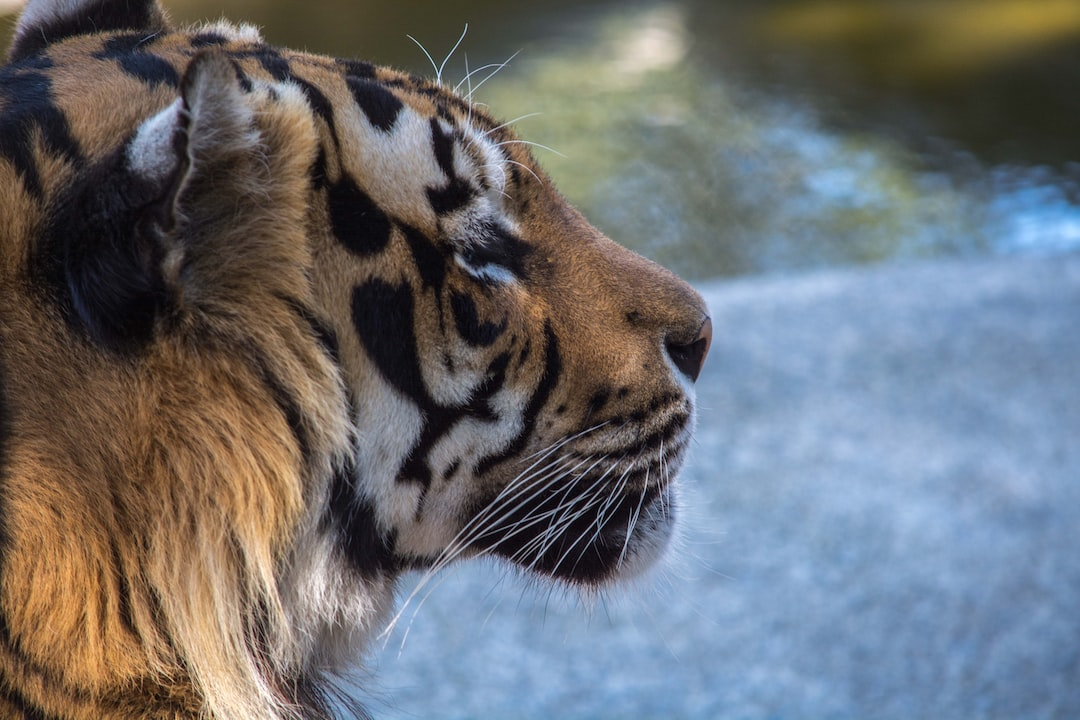
#> input picture asserts/tigre.jpg, 1080 x 720 px, found by its file name
$ python tutorial2.py
#> lines starting #> are read from the running program, lines starting #| are printed output that depends on the picture; after the words box and inside, x2 and y2 are one past the last pixel; in counts of white or black regions, pixels touching at a corner belong together
import cv2
import random
img = cv2.imread('D:/OpenCV/tutorial/asserts/tigre.jpg',-1)
#> img is the input picture: shape (720, 1080, 3); mean B, G, R 113.7, 110, 107.9

tag = img[500:700, 600:900]
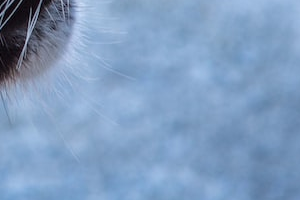
#> tag: shape (200, 300, 3); mean B, G, R 191.7, 156.6, 127.7
print(type(img))#structure d'un image: un array compose des arrays des lignes, chaque ligne compose des arrays de pixel, chaque pixel est composé de trois valeur: blue, green, red
#| <class 'numpy.ndarray'>
print(img.shape)#height width,channels
#| (720, 1080, 3)
print(img[0])
#> (printed output is left out)
img[100:300,650:950] = tag
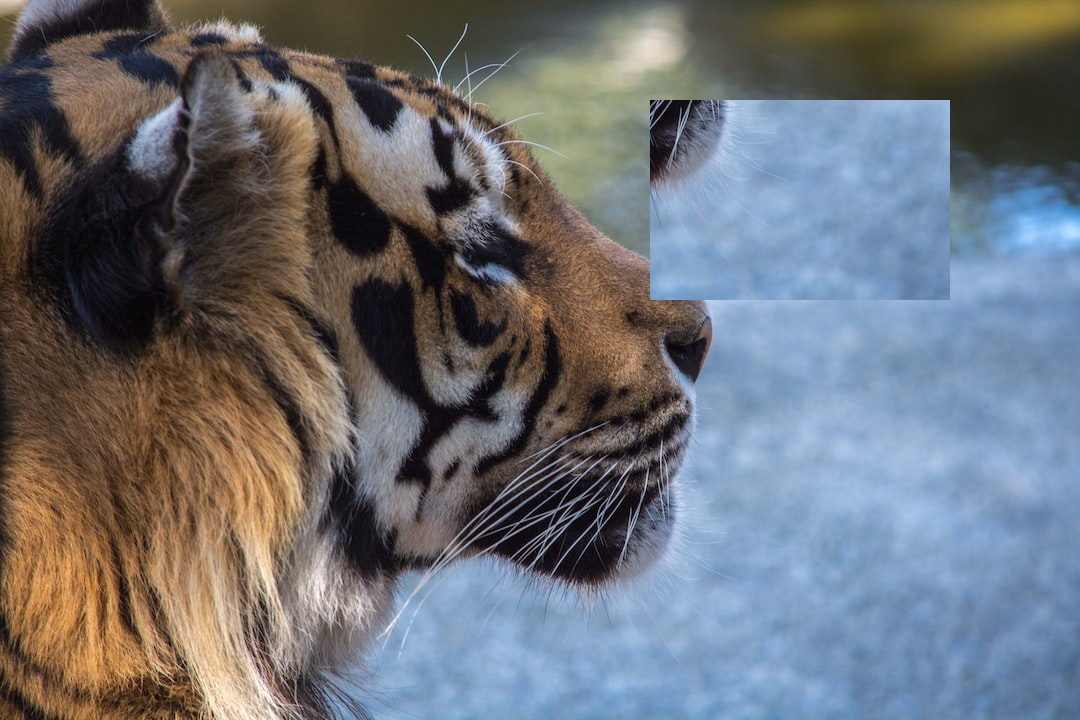
#> img: shape (720, 1080, 3); 7.72% of pixels changed, all inside (x1, y1, x2, y2) = (650, 100, 950, 300)

print(img[257][45:400])
#> (printed output is left out)
for i in range(100):
    for j in range(img.shape[1]):
        img[i][j] = [random.randint(0,255), random.randint(0,255), random.randint(0,255)]
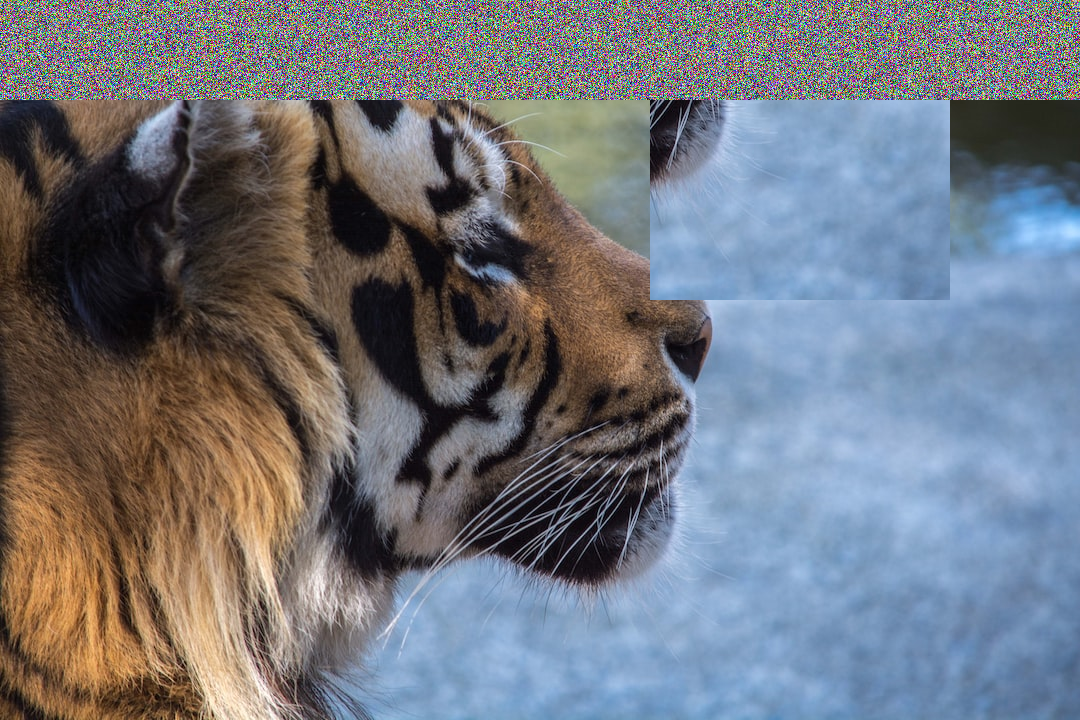
#> img: shape (720, 1080, 3); 13.89% of pixels changed, all inside (x1, y1, x2, y2) = (0, 0, 1080, 100)
if img is not None:
    # Afficher l'image
    cv2.imshow('Image', img)
    cv2.waitKey(0)
    cv2.destroyAllWindows()
else:
    print("L'image n'a pas été chargée correctement.")

# Error: Please select a valid Python interpreter

$ run again, with asserts/FamilleSunset.jpeg copied over asserts/tigre.jpg
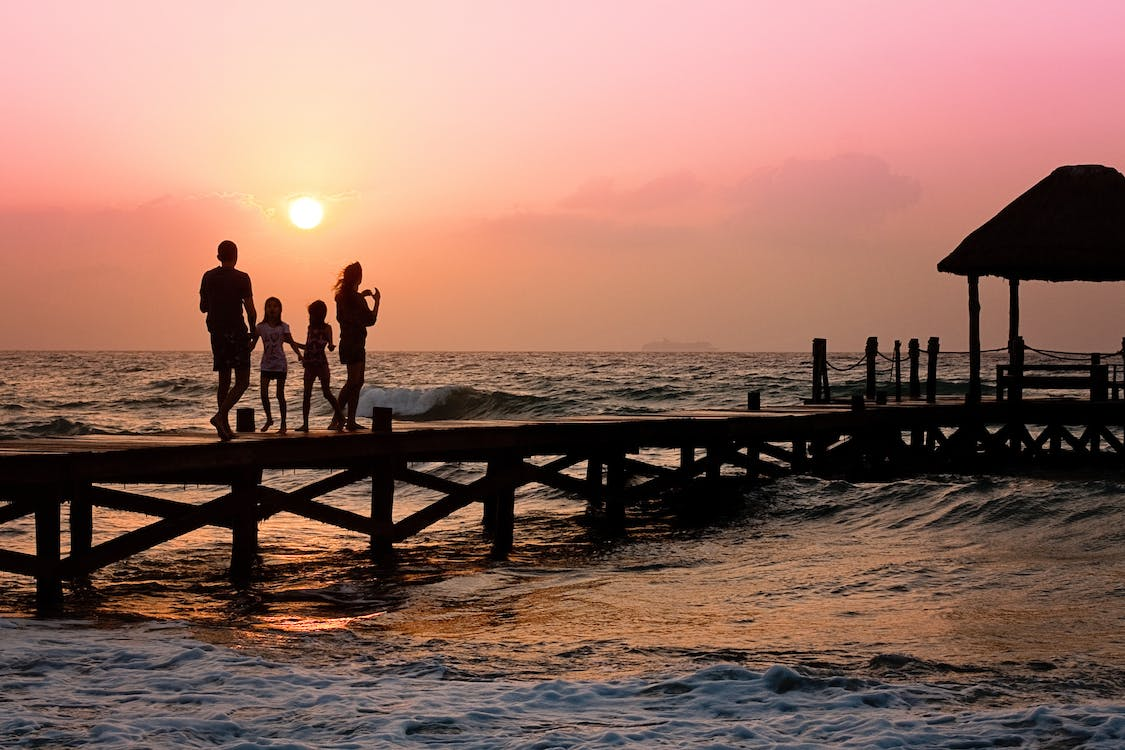
#> input picture asserts/FamilleSunset.jpeg, 1125 x 750 px, found by its file name
#> img is the input picture: shape (750, 1125, 3); mean B, G, R 96.4, 108.3, 146.3
#> `tag = img[500:700, 600:900]`:
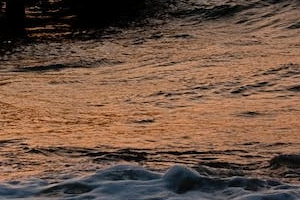
#> tag: shape (200, 300, 3); mean B, G, R 68.5, 85.1, 112.6
#| <class 'numpy.ndarray'>
#| (750, 1125, 3)
#> (printed output is left out)
#> (printed output is left out)
#> after the loop `for i in range(100):`:
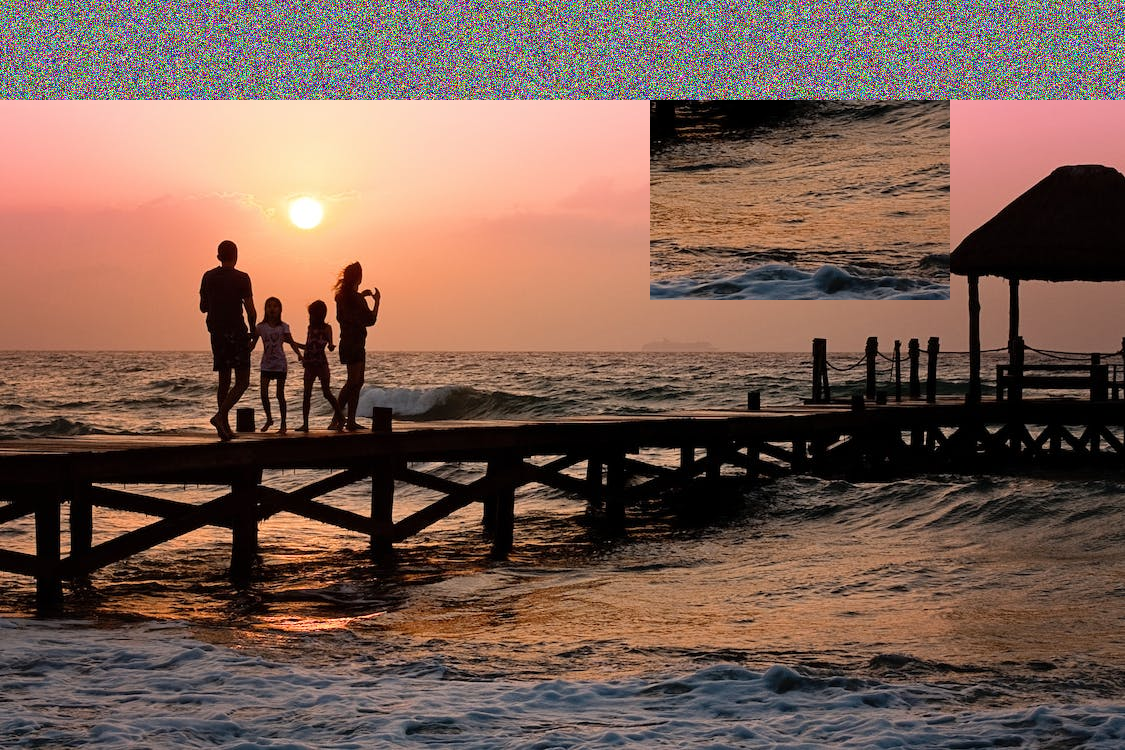
#> img: shape (750, 1125, 3); mean B, G, R 82.7, 94.7, 122.3
